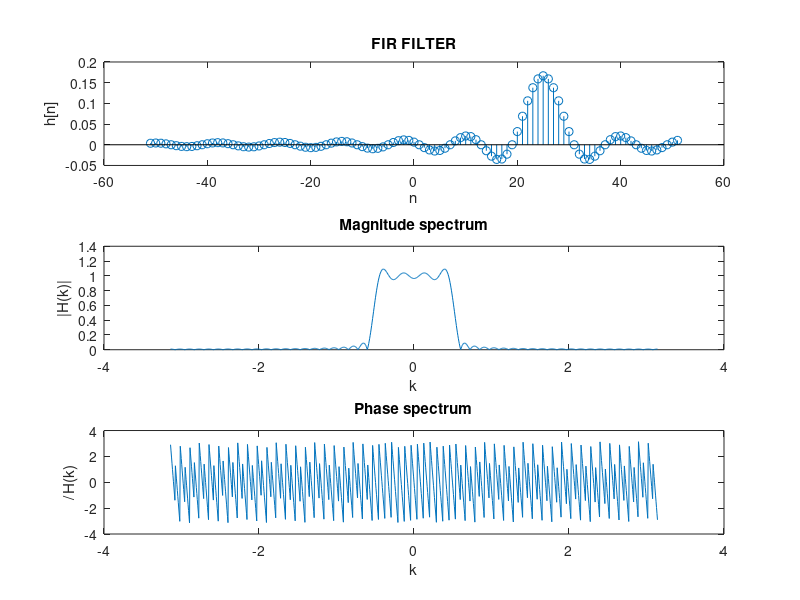

Write the MATLAB code that produced this figure. (Note: this script raises an error after producing the figure.)
wc=pi/6;
N=51;
n=-N:N;
nc=(N-1)/2;

hd=zeros(1,length(n));
wn=zeros(1,length(n));

wn=((n>=0) & (n<=N-1)); 

for i=-N:N
    if(i~=nc)
    hd(i+N+1)=(1/pi)*sin(wc*(i-nc))*1/(i-nc);
    else
    hd(i+N+1)=wc/pi;
    end
end


h= hd .* wn;

subplot(3,1,1);
stem(n,hd);
xlabel('n');
ylabel('h[n]');
title('FIR FILTER');
w=-pi:2*pi/1000:pi;

H=fft(h,1001);
H=fftshift(H);

subplot(3,1,2);
plot(w,abs(H));
xlabel('k');
ylabel('|H(k)|');
title('Magnitude spectrum');

subplot(3,1,3);
plot(w,angle(H));
xlabel('k');
ylabel('/_ H(k)');
title('Phase spectrum');

sgtitle("Low-Pass FIR FILTER design using windows");

H1=abs(H);
maxi=max(H1);

Hn=mag2db(H1/maxi);
figure;
plot(w,Hn);
ylim([-100 10])
xlabel('w');
ylabel('Magnitude in dB');
title('Magnitude spectrum');
